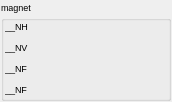
<?xml version="1.0" encoding="UTF-8"?>
<ui version="4.0">
 <class>magnet</class>
 <widget class="TaurusWidget" name="magnet">
  <property name="geometry">
   <rect>
    <x>0</x>
    <y>0</y>
    <width>164</width>
    <height>100</height>
   </rect>
  </property>
  <property name="windowTitle">
   <string>Form</string>
  </property>
  <layout class="QGridLayout" name="gridLayout">
   <property name="margin">
    <number>1</number>
   </property>
   <item row="0" column="0">
    <widget class="TaurusGroupBox" name="magnetGroup">
     <property name="font">
      <font>
       <pointsize>7</pointsize>
      </font>
     </property>
     <property name="title">
      <string>magnet</string>
     </property>
     <layout class="QGridLayout" name="gridLayout_2">
      <property name="margin">
       <number>1</number>
      </property>
      <item row="0" column="0">
       <widget class="QLabel" name="horizontalLabel">
        <property name="minimumSize">
         <size>
          <width>30</width>
          <height>0</height>
         </size>
        </property>
        <property name="text">
         <string>__NH</string>
        </property>
       </widget>
      </item>
      <item row="0" column="2">
       <widget class="TaurusLabel" name="horizontalStatus">
        <property name="minimumSize">
         <size>
          <width>60</width>
          <height>15</height>
         </size>
        </property>
       </widget>
      </item>
      <item row="2" column="1">
       <widget class="TaurusLabel" name="focusValue">
        <property name="minimumSize">
         <size>
          <width>60</width>
          <height>15</height>
         </size>
        </property>
       </widget>
      </item>
      <item row="2" column="0">
       <widget class="QLabel" name="focusLabel">
        <property name="minimumSize">
         <size>
          <width>25</width>
          <height>0</height>
         </size>
        </property>
        <property name="text">
         <string>__NF</string>
        </property>
       </widget>
      </item>
      <item row="1" column="0">
       <widget class="QLabel" name="verticalLabel">
        <property name="minimumSize">
         <size>
          <width>30</width>
          <height>0</height>
         </size>
        </property>
        <property name="text">
         <string>__NV</string>
        </property>
       </widget>
      </item>
      <item row="1" column="1">
       <widget class="TaurusLabel" name="verticalValue">
        <property name="minimumSize">
         <size>
          <width>60</width>
          <height>15</height>
         </size>
        </property>
       </widget>
      </item>
      <item row="2" column="2">
       <widget class="TaurusLabel" name="focusStatus">
        <property name="minimumSize">
         <size>
          <width>60</width>
          <height>15</height>
         </size>
        </property>
       </widget>
      </item>
      <item row="0" column="1">
       <widget class="TaurusLabel" name="horizontalValue">
        <property name="minimumSize">
         <size>
          <width>60</width>
          <height>15</height>
         </size>
        </property>
       </widget>
      </item>
      <item row="4" column="1">
       <spacer name="verticalSpacer">
        <property name="orientation">
         <enum>Qt::Vertical</enum>
        </property>
        <property name="sizeHint" stdset="0">
         <size>
          <width>20</width>
          <height>40</height>
         </size>
        </property>
       </spacer>
      </item>
      <item row="1" column="2">
       <widget class="TaurusLabel" name="verticalStatus">
        <property name="minimumSize">
         <size>
          <width>60</width>
          <height>15</height>
         </size>
        </property>
       </widget>
      </item>
      <item row="3" column="0">
       <widget class="QLabel" name="focus2Label">
        <property name="minimumSize">
         <size>
          <width>25</width>
          <height>0</height>
         </size>
        </property>
        <property name="text">
         <string>__NF</string>
        </property>
       </widget>
      </item>
      <item row="3" column="1">
       <widget class="TaurusLabel" name="focus2Value">
        <property name="minimumSize">
         <size>
          <width>60</width>
          <height>15</height>
         </size>
        </property>
       </widget>
      </item>
      <item row="3" column="2">
       <widget class="TaurusLabel" name="focus2Status">
        <property name="minimumSize">
         <size>
          <width>60</width>
          <height>15</height>
         </size>
        </property>
       </widget>
      </item>
     </layout>
    </widget>
   </item>
  </layout>
 </widget>
 <customwidgets>
  <customwidget>
   <class>TaurusWidget</class>
   <extends>QWidget</extends>
   <header>taurus.qt.qtgui.container</header>
   <container>1</container>
  </customwidget>
  <customwidget>
   <class>TaurusLabel</class>
   <extends>QLabel</extends>
   <header>taurus.qt.qtgui.display</header>
  </customwidget>
  <customwidget>
   <class>TaurusGroupBox</class>
   <extends>QGroupBox</extends>
   <header>taurus.qt.qtgui.container</header>
   <container>1</container>
  </customwidget>
 </customwidgets>
 <resources/>
 <connections/>
</ui>
